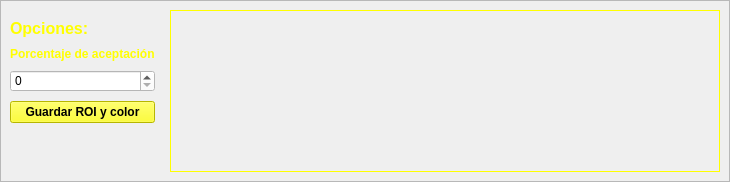
      <widget class="QWidget" name="tab_2">
       <attribute name="title">
        <string>COLOR</string>
       </attribute>
       <layout class="QGridLayout" name="gridLayout_5">
        <property name="leftMargin">
         <number>0</number>
        </property>
        <property name="topMargin">
         <number>0</number>
        </property>
        <property name="rightMargin">
         <number>0</number>
        </property>
        <property name="bottomMargin">
         <number>0</number>
        </property>
        <property name="spacing">
         <number>0</number>
        </property>
        <item row="0" column="0">
         <widget class="QFrame" name="frame_2">
          <property name="frameShape">
           <enum>QFrame::StyledPanel</enum>
          </property>
          <property name="frameShadow">
           <enum>QFrame::Raised</enum>
          </property>
          <layout class="QGridLayout" name="gridLayout_4">
           <property name="horizontalSpacing">
            <number>15</number>
           </property>
           <property name="verticalSpacing">
            <number>9</number>
           </property>
           <item row="2" column="0">
            <widget class="QLabel" name="label_4">
             <property name="font">
              <font>
               <pointsize>9</pointsize>
               <weight>75</weight>
               <bold>true</bold>
              </font>
             </property>
             <property name="styleSheet">
              <string notr="true">color: rgb(255, 255, 0);
background-color: qlineargradient(spread:pad, x1:1, y1:1, x2:1, y2:1, stop:0 rgba(0, 0, 0, 0), stop:1 rgba(255, 255, 255, 255));</string>
             </property>
             <property name="text">
              <string>Porcentaje de aceptación</string>
             </property>
            </widget>
           </item>
           <item row="6" column="0">
            <spacer name="verticalSpacer_2">
             <property name="orientation">
              <enum>Qt::Vertical</enum>
             </property>
             <property name="sizeHint" stdset="0">
              <size>
               <width>20</width>
               <height>40</height>
              </size>
             </property>
            </spacer>
           </item>
           <item row="0" column="1" rowspan="7">
            <widget class="QLabel" name="imagenColorLabel">
             <property name="minimumSize">
              <size>
               <width>550</width>
               <height>0</height>
              </size>
             </property>
             <property name="palette">
              <palette>
               <active>
                <colorrole role="WindowText">
                 <brush brushstyle="SolidPattern">
                  <color alpha="255">
                   <red>255</red>
                   <green>255</green>
                   <blue>0</blue>
                  </color>
                 </brush>
                </colorrole>
                <colorrole role="Button">
                 <brush brushstyle="LinearGradientPattern">
                  <gradient startx="0.000000000000000" starty="0.000000000000000" endx="1.000000000000000" endy="1.000000000000000" type="LinearGradient" spread="PadSpread" coordinatemode="ObjectBoundingMode">
                   <gradientstop position="0.000000000000000">
                    <color alpha="255">
                     <red>0</red>
                     <green>0</green>
                     <blue>0</blue>
                    </color>
                   </gradientstop>
                   <gradientstop position="1.000000000000000">
                    <color alpha="255">
                     <red>111</red>
                     <green>111</green>
                     <blue>111</blue>
                    </color>
                   </gradientstop>
                  </gradient>
                 </brush>
                </colorrole>
                <colorrole role="Base">
                 <brush brushstyle="LinearGradientPattern">
                  <gradient startx="0.000000000000000" starty="0.000000000000000" endx="1.000000000000000" endy="1.000000000000000" type="LinearGradient" spread="PadSpread" coordinatemode="ObjectBoundingMode">
                   <gradientstop position="0.000000000000000">
                    <color alpha="255">
                     <red>0</red>
                     <green>0</green>
                     <blue>0</blue>
                    </color>
                   </gradientstop>
                   <gradientstop position="1.000000000000000">
                    <color alpha="255">
                     <red>111</red>
                     <green>111</green>
                     <blue>111</blue>
                    </color>
                   </gradientstop>
                  </gradient>
                 </brush>
                </colorrole>
                <colorrole role="Window">
                 <brush brushstyle="LinearGradientPattern">
                  <gradient startx="0.000000000000000" starty="0.000000000000000" endx="1.000000000000000" endy="1.000000000000000" type="LinearGradient" spread="PadSpread" coordinatemode="ObjectBoundingMode">
                   <gradientstop position="0.000000000000000">
                    <color alpha="255">
                     <red>0</red>
                     <green>0</green>
                     <blue>0</blue>
                    </color>
                   </gradientstop>
                   <gradientstop position="1.000000000000000">
                    <color alpha="255">
                     <red>111</red>
                     <green>111</green>
                     <blue>111</blue>
                    </color>
                   </gradientstop>
                  </gradient>
                 </brush>
                </colorrole>
               </active>
               <inactive>
                <colorrole role="WindowText">
                 <brush brushstyle="SolidPattern">
                  <color alpha="255">
                   <red>255</red>
                   <green>255</green>
                   <blue>0</blue>
                  </color>
                 </brush>
                </colorrole>
                <colorrole role="Button">
                 <brush brushstyle="LinearGradientPattern">
                  <gradient startx="0.000000000000000" starty="0.000000000000000" endx="1.000000000000000" endy="1.000000000000000" type="LinearGradient" spread="PadSpread" coordinatemode="ObjectBoundingMode">
                   <gradientstop position="0.000000000000000">
                    <color alpha="255">
                     <red>0</red>
                     <green>0</green>
                     <blue>0</blue>
                    </color>
                   </gradientstop>
                   <gradientstop position="1.000000000000000">
                    <color alpha="255">
                     <red>111</red>
                     <green>111</green>
                     <blue>111</blue>
                    </color>
                   </gradientstop>
                  </gradient>
                 </brush>
                </colorrole>
                <colorrole role="Base">
                 <brush brushstyle="LinearGradientPattern">
                  <gradient startx="0.000000000000000" starty="0.000000000000000" endx="1.000000000000000" endy="1.000000000000000" type="LinearGradient" spread="PadSpread" coordinatemode="ObjectBoundingMode">
                   <gradientstop position="0.000000000000000">
                    <color alpha="255">
                     <red>0</red>
                     <green>0</green>
                     <blue>0</blue>
                    </color>
                   </gradientstop>
                   <gradientstop position="1.000000000000000">
                    <color alpha="255">
                     <red>111</red>
                     <green>111</green>
                     <blue>111</blue>
                    </color>
                   </gradientstop>
                  </gradient>
                 </brush>
                </colorrole>
                <colorrole role="Window">
                 <brush brushstyle="LinearGradientPattern">
                  <gradient startx="0.000000000000000" starty="0.000000000000000" endx="1.000000000000000" endy="1.000000000000000" type="LinearGradient" spread="PadSpread" coordinatemode="ObjectBoundingMode">
                   <gradientstop position="0.000000000000000">
                    <color alpha="255">
                     <red>0</red>
                     <green>0</green>
                     <blue>0</blue>
                    </color>
                   </gradientstop>
                   <gradientstop position="1.000000000000000">
                    <color alpha="255">
                     <red>111</red>
                     <green>111</green>
                     <blue>111</blue>
                    </color>
                   </gradientstop>
                  </gradient>
                 </brush>
                </colorrole>
               </inactive>
               <disabled>
                <colorrole role="WindowText">
                 <brush brushstyle="SolidPattern">
                  <color alpha="255">
                   <red>120</red>
                   <green>120</green>
                   <blue>120</blue>
                  </color>
                 </brush>
                </colorrole>
                <colorrole role="Button">
                 <brush brushstyle="LinearGradientPattern">
                  <gradient startx="0.000000000000000" starty="0.000000000000000" endx="1.000000000000000" endy="1.000000000000000" type="LinearGradient" spread="PadSpread" coordinatemode="ObjectBoundingMode">
                   <gradientstop position="0.000000000000000">
                    <color alpha="255">
                     <red>0</red>
                     <green>0</green>
                     <blue>0</blue>
                    </color>
                   </gradientstop>
                   <gradientstop position="1.000000000000000">
                    <color alpha="255">
                     <red>111</red>
                     <green>111</green>
                     <blue>111</blue>
                    </color>
                   </gradientstop>
                  </gradient>
                 </brush>
                </colorrole>
                <colorrole role="Base">
                 <brush brushstyle="LinearGradientPattern">
                  <gradient startx="0.000000000000000" starty="0.000000000000000" endx="1.000000000000000" endy="1.000000000000000" type="LinearGradient" spread="PadSpread" coordinatemode="ObjectBoundingMode">
                   <gradientstop position="0.000000000000000">
                    <color alpha="255">
                     <red>0</red>
                     <green>0</green>
                     <blue>0</blue>
                    </color>
                   </gradientstop>
                   <gradientstop position="1.000000000000000">
                    <color alpha="255">
                     <red>111</red>
                     <green>111</green>
                     <blue>111</blue>
                    </color>
                   </gradientstop>
                  </gradient>
                 </brush>
                </colorrole>
                <colorrole role="Window">
                 <brush brushstyle="LinearGradientPattern">
                  <gradient startx="0.000000000000000" starty="0.000000000000000" endx="1.000000000000000" endy="1.000000000000000" type="LinearGradient" spread="PadSpread" coordinatemode="ObjectBoundingMode">
                   <gradientstop position="0.000000000000000">
                    <color alpha="255">
                     <red>0</red>
                     <green>0</green>
                     <blue>0</blue>
                    </color>
                   </gradientstop>
                   <gradientstop position="1.000000000000000">
                    <color alpha="255">
                     <red>111</red>
                     <green>111</green>
                     <blue>111</blue>
                    </color>
                   </gradientstop>
                  </gradient>
                 </brush>
                </colorrole>
               </disabled>
              </palette>
             </property>
             <property name="frameShape">
              <enum>QFrame::Box</enum>
             </property>
             <property name="text">
              <string/>
             </property>
             <property name="scaledContents">
              <bool>true</bool>
             </property>
            </widget>
           </item>
           <item row="1" column="0">
            <widget class="QLabel" name="label_3">
             <property name="font">
              <font>
               <pointsize>12</pointsize>
               <weight>75</weight>
               <bold>true</bold>
              </font>
             </property>
             <property name="styleSheet">
              <string notr="true">color: rgb(255, 255, 0);
background-color: qlineargradient(spread:pad, x1:1, y1:1, x2:1, y2:1, stop:0 rgba(0, 0, 0, 0), stop:1 rgba(255, 255, 255, 255));</string>
             </property>
             <property name="text">
              <string>Opciones:</string>
             </property>
            </widget>
           </item>
           <item row="4" column="0">
            <widget class="QPushButton" name="guardarRoiColorButton">
             <property name="font">
              <font>
               <pointsize>9</pointsize>
               <weight>75</weight>
               <bold>true</bold>
              </font>
             </property>
             <property name="styleSheet">
              <string notr="true">
background-color: rgb(255, 255, 0);</string>
             </property>
             <property name="text">
              <string>Guardar ROI y color</string>
             </property>
            </widget>
           </item>
           <item row="3" column="0">
            <widget class="QSpinBox" name="pAceptacionColorSpin">
             <property name="styleSheet">
              <string notr="true">background-color: rgb(255, 255, 255);</string>
             </property>
            </widget>
           </item>
          </layout>
         </widget>
        </item>
       </layout>
      </widget>
